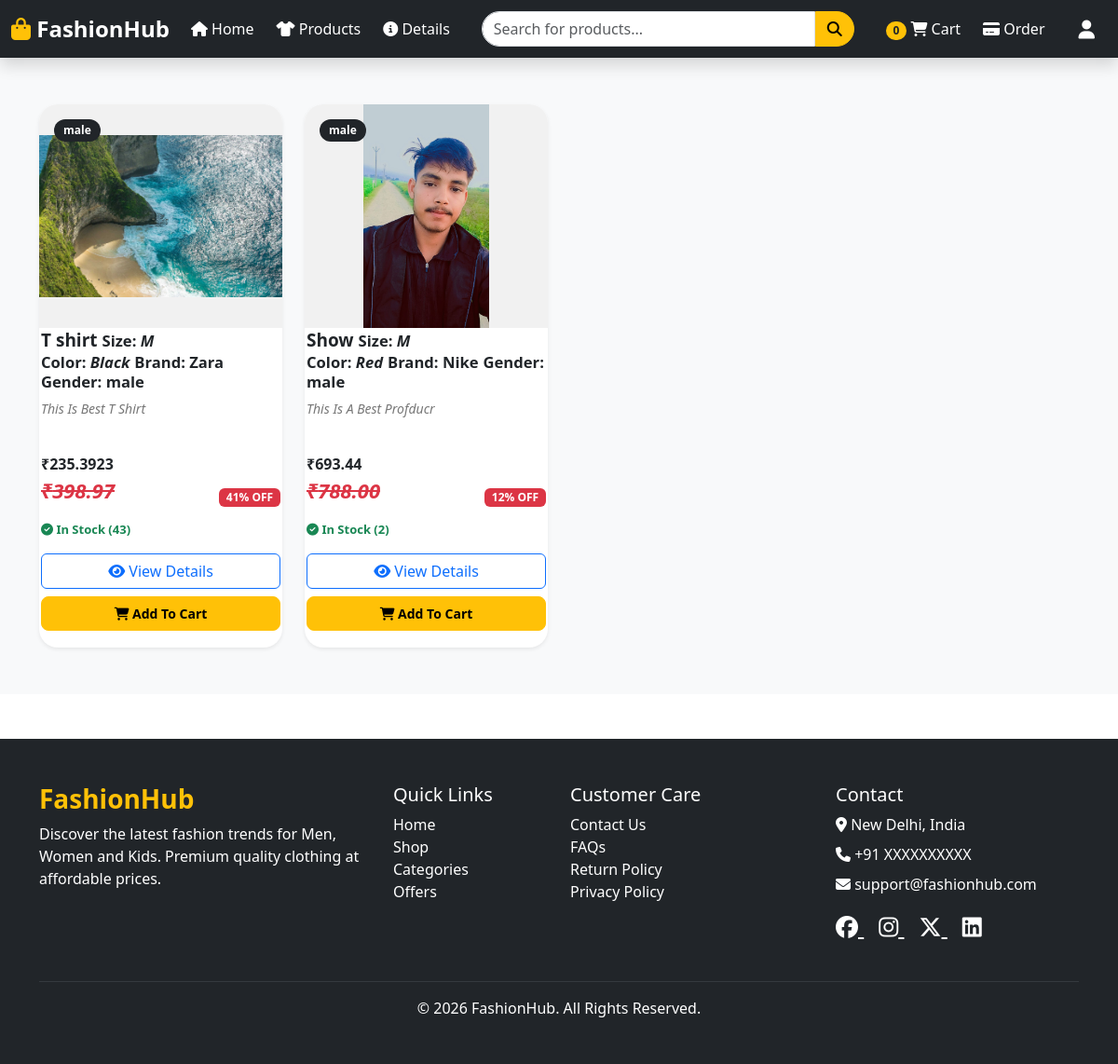
The app's page /men/ with its own data.
### AppApi/models.py (models this page shows, shortened)
class Product(models.Model):
    name = models.CharField(max_length=200)
    category = models.CharField(max_length=100)
    gender = models.CharField(
        max_length=15,
        choices=GENDER_CHOICES
    )
    description = models.TextField()
    price = models.DecimalField(max_digits=10, decimal_places=2)
    discount = models.IntegerField(default=0)
    image = models.ImageField(upload_to='products/')
    stock = models.PositiveIntegerField(default=0)
    size = models.CharField(
            max_length=4,
            choices=SIZE_CHOICES
        )
    color = models.CharField(max_length=50, blank=True)
    brand = models.CharField(max_length=100, blank=True)
    sku = models.CharField(max_length=100, unique=True)
    created_at = models.DateTimeField(auto_now_add=True)

### CodeAlpha/frontend_view.py (the view)
# urls.py: path('men/',frontend_view.men,name='men'),
def men(request):
    products = Product.objects.filter(gender='male')
    for product in products:
                 product.name = product.name.capitalize()
                 product.color = product.color.capitalize()
                 product.brand = product.brand.capitalize()
                 product.size = product.size.upper()
                 product.description = product.description.title()
                 product.discount_price = product.price - (product.price * product.discount / 100)
    return render(request, "men.html", {"products": products})

### templates/men.html
{% include "header.html" %}
{% include "product_section.html" %}
{% include "footer.html" %}

### templates/product_section.html (shortened to what this page needs)
{% load static %}
<link rel="stylesheet" href="{% static 'products.css' %}">
<section class="products-section">
    <div class="container">
    <div class="row g-4">
        {% for product in products %}
        <div class="col-6 col-md-6 col-lg-4 col-xl-3">
            <div class="card product-card shadow-sm h-100">
                <div class="product-image-wrapper">
                    {% if product.image %}
                    <img src="{{ product.image.url }}"
                         class="product-image"
                         alt="{{ product.name }}">
                    {% endif %}
                    <span class="badge bg-dark position-absolute top-0 start-0 m-3 gender-badge">
                        {{ product.gender  }}
                    </span>
                </div>
                <div class="product-info">
                    <h6 class="product-name">
                        <b>{{ product.name }}</b>  <small>Size: <i>{{ product.size }}</i></small>
                        <br>
                        <small>Color: <i>{{ product.color }}</i></small>
                        <small>Brand: {{ product.brand }}</small>
                        <small>Gender: {{ product.gender }}</small>
                    </h6>
                    <p class="product-description">
                        <i>{{ product.description  }}</i>
                    </p>
                <strong>
                            ₹{{ product.discount_price}}
                        </strong>
                    <div class="d-flex justify-content-between align-items-center ">
                        <span class="product-price">
                            <p style="text-decoration: line-through;"><i>₹{{ product.price }} </i></p>
                        </span>
                        {% if product.discount %}
                            <span class="badge bg-danger">
                                {{ product.discount }}% OFF
                            </span>
                        {% endif %}
                    </div>
                    {% if product.stock > 0 %}
                        <p class="stock-text mb-3">
                            <i class="fa-solid fa-circle-check"></i>
                            In Stock ({{ product.stock }})
                        </p>
                    {% else %}
                        <p class="text-danger fw-bold mb-3">
                            <i class="fa-solid fa-circle-xmark"></i>
                            Out of Stock
                        </p>
                    {% endif %}
                    <div class="d-grid gap-2">
                        <a href="{% url 'products_details' %}"
                           class="btn btn-outline-primary">
                            <i class="fa-solid fa-eye"></i>
                            View Details
                        </a>
                        {% if product.stock > 0 %}
                        <form method="POST" action="{% url 'add_to_cart' product.id %}">
                            <button type="submit" class="btn btn-warning cart-btn w-100">
                                <i class="fa-solid fa-cart-shopping"></i>
                                Add To Cart
                            </button>
                        </form>
                        {% else %}
                        <button class="btn btn-secondary cart-btn"
                                disabled>
                            Out of Stock
                        </button>
                        {% endif %}
                    </div>
                </div>
            </div>
        </div>
        {% endfor %}
    </div>
    </div>
</section>

### static/products.css (style rules this page uses)
.products-section { padding: 50px 0; background: #f8f9fa; }
.product-card { border: none; border-radius: 20px; overflow: hidden; transition: 0.3s ease; background: #fff; }
.product-image-wrapper { position: relative; overflow: hidden; background: #f1f1f1; }
.product-image { width: 100%; height: 300px; object-fit: cover; transition: transform 0.4s ease; }
.product-info { padding: 2px; }
.product-name { font-size: 19px; font-weight: 600; margin-bottom: 8px; }
.product-description { font-size: 14px; color: #777; min-height: 42px; }
.product-price { font-size: 22px; font-weight: 700; color: #dc3545; }
.gender-badge { font-size: 12px; padding: 6px 10px; border-radius: 20px; }
.stock-text { font-size: 13px; color: #198754; font-weight: 600; }
.cart-btn { border-radius: 8px; font-weight: 600; padding: 7px; font-size: 14px; transition: 0.3s; }
.product-image { width: 100%; height: 240px; object-fit: contain; background: #f1f1f1; transition: transform 0.4s ease; }

### records on screen
Product: image (picture), gender "male", name "T shirt", size "M", color "Black", brand "Zara", description "This Is Best T Shirt", discount_price "235.3923", price "398.97", discount "41", stock "43", shows "Add To Cart"
Product: image (picture), gender "male", name "Show", size "M", color "Red", brand "Nike", description "This Is A Best Profducr", discount_price "693.44", price "788.00", discount "12", stock "2", shows "Add To Cart"
